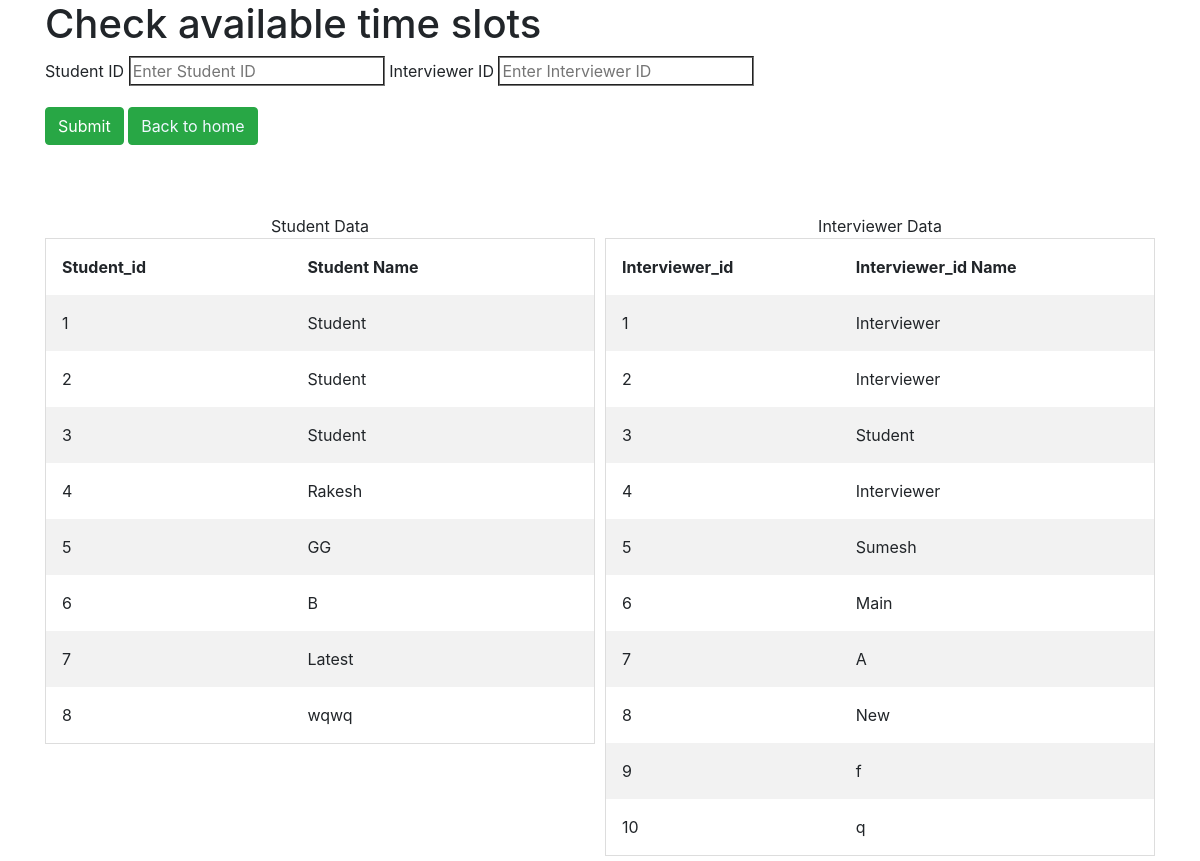
Before: /schedule with the older database file.
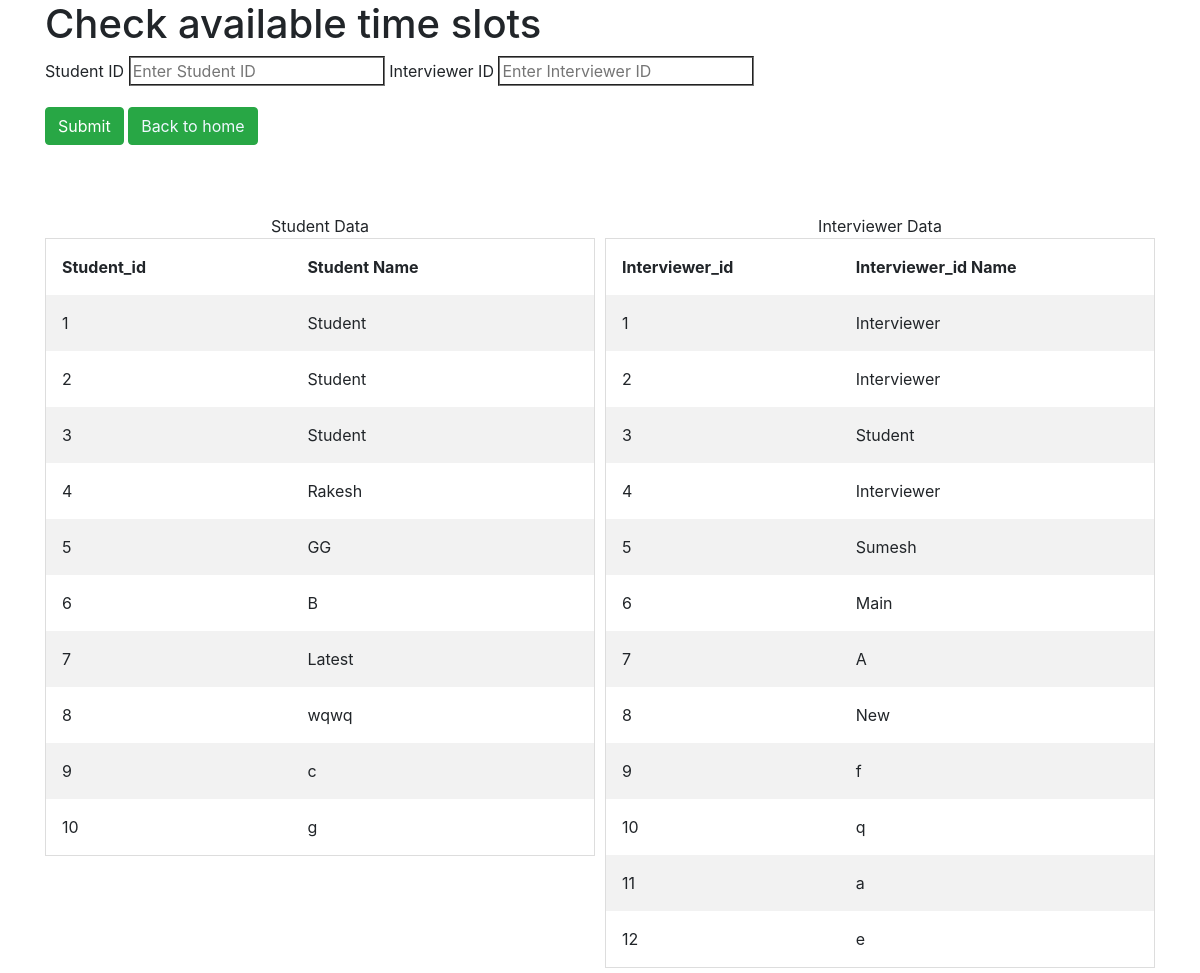
After: the same page with the newer database file.
### interview_scheduler/models.py (models this page shows, shortened)
class Student(models.Model):
    first_name = models.CharField(max_length=20)
    last_name = models.CharField(max_length=20)
    date = models.DateField(default = timezone.now())
    from_date = models.CharField(max_length = 2, choices = TIME_CHOICES, default = '9')
    to_date = models.CharField(max_length = 2, choices = TIME_CHOICES, default = '10')

class Interviewer(models.Model):
    first_name = models.CharField(max_length = 20)
    last_name = models.CharField(max_length = 20)
    date = models.DateField(default = timezone.now())
    from_date = models.CharField(max_length = 2, choices = TIME_CHOICES, default = '9')
    to_date = models.CharField(max_length = 2, choices = TIME_CHOICES, default = '10')

### interview_scheduler/views.py (the view, shortened to what this page needs)
# urls.py: path('schedule', views.ScheduleView.as_view(), name = 'schedule' ),
class ScheduleView(ListView):
    template_name ='scheduleview.html'
    context_object_name = 'schedule'
    model = Interviewer
    def get_context_data(self, **kwargs):
        context = super(ScheduleView, self).get_context_data(**kwargs)
        interviewer = Interviewer.objects.all()
        student =  Student.objects.all()
        context.update({'interviewer' : interviewer})
        context.update({'student':student})
        return context
    def get_queryset(self):
        result = super(ScheduleView, self).get_queryset()
        s = self.request.GET.get('s')
        i = self.request.GET.get('i')
        a = []
        c = []
        result = ''
        time_dict = {'13':'1', '14':'2', '15':'3', '16':'4', '17':'5', '18':'6', '19' : '7'}
        return result

### templates/scheduleview.html (shortened to what this page needs)
{% extends 'base.html' %}
{% block content %}
<div class="container">
    <h1>Check available time slots</h1>
    <form action="{% url 'schedule' %}" method="get">
    <div class="form-group">
        <label>Student ID</label> <input class="searchfield" type="search" placeholder="Enter Student ID" required="" name="s" type="text" style="border-style:groove;">
        <label>Interviewer ID</label> <input class="searchfield" type="search" placeholder="Enter Interviewer ID" required="" name="i" type="text" style="border-style:groove;">
    </div>
    <div class="form-group">
        <input class="btn btn-success" type="submit" value="Submit">
        <button class="btn btn-success"><a href="{% url  'homepage' %}" style="color: aliceblue;">Back to home</a></button>
    </div>
    </form>
<br/>
    <br/>
<div class="row">
    <div class="column">
    <center><caption>Student Data</caption></center>
    <table>
    <tr>
        <th>Student_id</th>
        <th>Student Name</th>
    </tr>
    {% for q in student %}
        <tr>
            <td>{{q.id}}</td>
            <td>{{q.first_name}}</td>
        </tr>
    {% endfor %}
    </table>
    </div>
    <div class="column">
        <center><caption>Interviewer Data</caption></center>
    <table>
    <tr>
        <th>Interviewer_id</th>
        <th>Interviewer_id Name</th>
    </tr>
    {% for k in interviewer %}
        <tr>
            <td>{{k.id}}</td>
            <td>{{k.first_name}}</td>
        </tr>
    {% endfor %}
</table>
</div>
</div>
</div>
{% endblock %}

Changed rows visible on the page:
added Student: id "9", first_name "c"
added Student: id "10", first_name "g"
added Interviewer: id "11", first_name "a"
added Interviewer: id "12", first_name "e"
